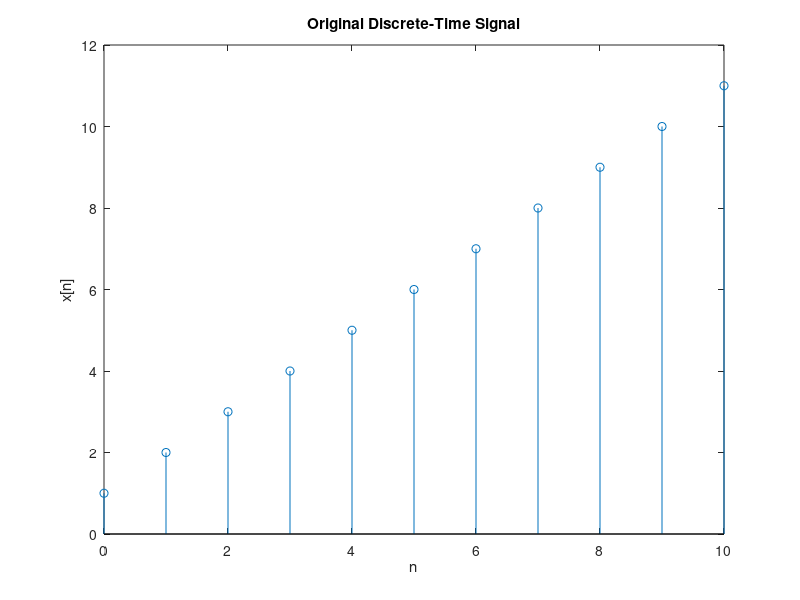

MATLAB code for this plot: (Note: this script raises an error after producing the figure.)
% first exercise
% Define the time range and sampling interval
t = -10:0.01:10;
% Define the original continuous-time signal
x = sin(t);
% Plot the original continuous-time signal
plot(t, x);
xlabel('Time');
ylabel('Amplitude');
title('Original Continuous-Time Signal');

% Define the time range and sampling interval
t = -10:0.01:10;
% Define the original continuous-time signal
x = sin(t);
% Define the time shift amount
t_shift = 2;
% Create the time-shifted signal
x_shift = sin(t - t_shift);
% Plot the time-shifted signal
plot(t, x_shift);
xlabel('Time');
ylabel('Amplitude');
title('Time-Shifted Continuous-Time Signal');

% Define the time range and sampling interval
t = -10:0.01:10;
% Define the original continuous-time signal
x = sin(t);
% Create the reversed signal
x_reversed = fliplr(x);
% Plot the reversed signal
plot(t, x_reversed);
xlabel('Time');
ylabel('Amplitude');
title('Reversed Continuous-Time Signal');

% Define the time range and sampling interval
t = -10:0.01:10;
% Define the original continuous-time signal
x = sin(t);
% Define the scaling factor
a = 2;
% Create the scaled signal
x_scaled = a*sin(t);
% Plot the scaled signal
plot(t, x_scaled);
xlabel('Time');
ylabel('Amplitude');
title('Scaled Continuous-Time Signal');


% second exercise
% Define the original signal
n = 0:10;
x = [1 2 3 4 5 6 7 8 9 10 11];
% Plot the original signal
stem(n, x)
title('Original Discrete-Time Signal')
xlabel('n')
ylabel('x[n]')

% Define the original signal
n = 0:10;
x = [1 2 3 4 5 6 7 8 9 10 11];
% Define the time shift
k = 3;
% Create the time-shifted signal
x_shifted = x((1+k):end);
% Plot the time-shifted signal
stem(n, x_shifted)
title('Time-Shifted Discrete-Time Signal')
xlabel('n')
ylabel('x[n-k]')

% Define the original signal
n = 0:10;
x = [1 2 3 4 5 6 7 8 9 10 11];
% Define the scaling factor
a = 2;
% Create the scaled signal
x_scaled = a*x;
% Plot the scaled signal
stem(n, x_scaled)
title('Scaled Discrete-Time Signal')
xlabel('n')
ylabel('a*x[n]')

% Define the original signal
n = 0:10;
x = [1 2 3 4 5 6 7 8 9 10 11];
% Create the reversed signal
x_reversed = fliplr(x);
% Plot the reversed signal
stem(n, x_reversed)
title('Reversed Discrete-Time Signal')
xlabel('n')
ylabel('x[-n]')

